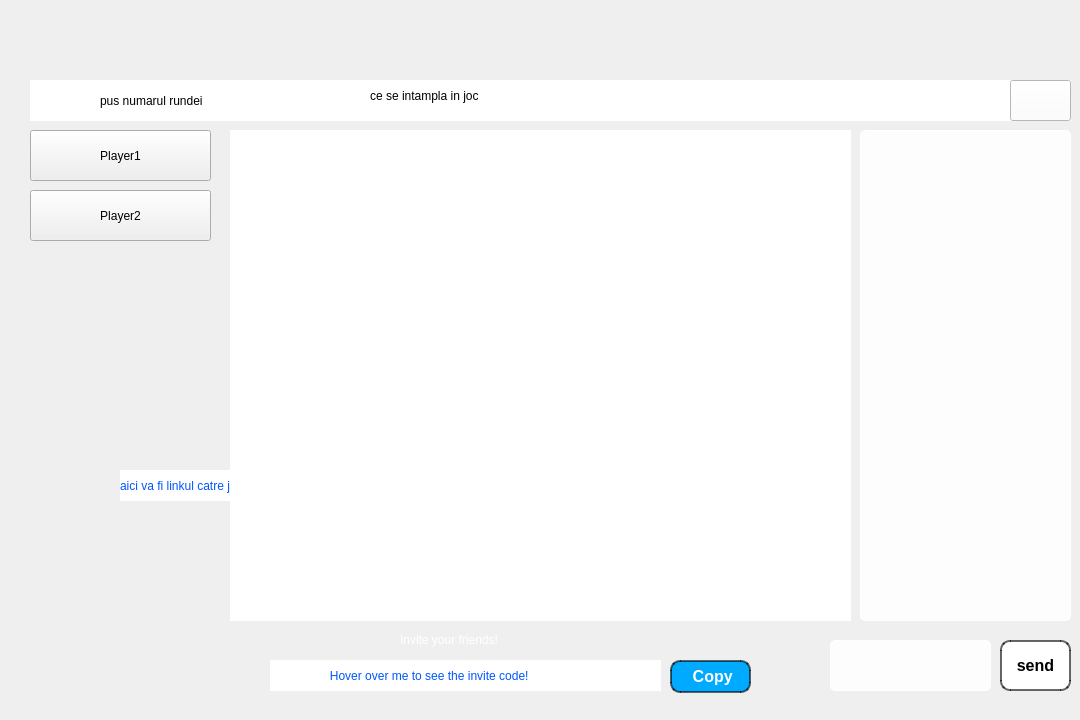
<?xml version="1.0" encoding="UTF-8"?>
<ui version="4.0">
 <class>LobbyClass</class>
 <widget class="QMainWindow" name="LobbyClass">
  <property name="geometry">
   <rect>
    <x>0</x>
    <y>0</y>
    <width>1080</width>
    <height>720</height>
   </rect>
  </property>
  <property name="maximumSize">
   <size>
    <width>1080</width>
    <height>720</height>
   </size>
  </property>
  <property name="windowTitle">
   <string>Lobby</string>
  </property>
  <widget class="QWidget" name="centralWidget">
   <widget class="QLabel" name="background">
    <property name="geometry">
     <rect>
      <x>0</x>
      <y>0</y>
      <width>1080</width>
      <height>720</height>
     </rect>
    </property>
    <property name="styleSheet">
     <string notr="true">background-image: url(:/background/pattern.png);</string>
    </property>
    <property name="text">
     <string/>
    </property>
    <property name="scaledContents">
     <bool>true</bool>
    </property>
   </widget>
   <widget class="QLabel" name="label_2">
    <property name="geometry">
     <rect>
      <x>270</x>
      <y>660</y>
      <width>391</width>
      <height>31</height>
     </rect>
    </property>
    <property name="styleSheet">
     <string notr="true">background-color: rgb(255, 255, 255);
font: 12pt &quot;Segoe UI&quot;;
color: rgb(0, 85, 255);</string>
    </property>
    <property name="text">
     <string>                  Hover over me to see the invite code!</string>
    </property>
   </widget>
   <widget class="QLabel" name="label_4">
    <property name="geometry">
     <rect>
      <x>400</x>
      <y>630</y>
      <width>151</width>
      <height>20</height>
     </rect>
    </property>
    <property name="styleSheet">
     <string notr="true">color: rgb(255, 255, 255);
font: 700 12pt &quot;Segoe UI&quot;;</string>
    </property>
    <property name="text">
     <string>Invite your friends!</string>
    </property>
   </widget>
   <widget class="QLabel" name="label_5">
    <property name="geometry">
     <rect>
      <x>30</x>
      <y>10</y>
      <width>191</width>
      <height>81</height>
     </rect>
    </property>
    <property name="styleSheet">
     <string notr="true">image: url(:/skribbl name/logo.gif);</string>
    </property>
    <property name="text">
     <string/>
    </property>
   </widget>
   <widget class="DrawingWidget" name="drawingArea">
    <property name="geometry">
     <rect>
      <x>230</x>
      <y>130</y>
      <width>621</width>
      <height>491</height>
     </rect>
    </property>
    <property name="styleSheet">
     <string notr="true">background-color: rgb(255, 255, 255);</string>
    </property>
    <property name="text">
     <string/>
    </property>
   </widget>
   <widget class="QLabel" name="label_8">
    <property name="geometry">
     <rect>
      <x>30</x>
      <y>80</y>
      <width>1041</width>
      <height>41</height>
     </rect>
    </property>
    <property name="styleSheet">
     <string notr="true">background-color: rgb(255, 255, 255);</string>
    </property>
    <property name="text">
     <string/>
    </property>
   </widget>
   <widget class="QLabel" name="label_9">
    <property name="geometry">
     <rect>
      <x>20</x>
      <y>80</y>
      <width>71</width>
      <height>41</height>
     </rect>
    </property>
    <property name="styleSheet">
     <string notr="true">image: url(:/clock/clock.gif);</string>
    </property>
    <property name="text">
     <string/>
    </property>
   </widget>
   <widget class="QLabel" name="label_10">
    <property name="geometry">
     <rect>
      <x>100</x>
      <y>80</y>
      <width>111</width>
      <height>41</height>
     </rect>
    </property>
    <property name="text">
     <string>pus numarul rundei</string>
    </property>
   </widget>
   <widget class="QLabel" name="CurrentAction">
    <property name="geometry">
     <rect>
      <x>370</x>
      <y>80</y>
      <width>131</width>
      <height>31</height>
     </rect>
    </property>
    <property name="text">
     <string>ce se intampla in joc</string>
    </property>
   </widget>
   <widget class="QPlainTextEdit" name="chat">
    <property name="geometry">
     <rect>
      <x>860</x>
      <y>130</y>
      <width>211</width>
      <height>491</height>
     </rect>
    </property>
    <property name="styleSheet">
     <string notr="true">QPlainTextEdit {
	background:transparent;
    background-color: rgba(255, 255, 255, 0.9); /* Alb cu transparență pentru a lăsa să se întrevadă fundalul */
    color: rgb(0, 0, 0); /* Textul în culoarea neagră pentru citire ușoară */
    border: 1px solid rgb(255, 255, 255); /* Bordură albă clară */
    border-radius: 5px; /* Margini rotunjite */
    padding: 5px; /* Spațiere internă pentru text */
    font-size: 16px; /* Mărimea fontului adecvată */

}</string>
    </property>
    <property name="inputMethodHints">
     <set>Qt::ImhNoEditMenu|Qt::ImhNoTextHandles</set>
    </property>
    <property name="readOnly">
     <bool>true</bool>
    </property>
   </widget>
   <widget class="QPushButton" name="SendMesageButton">
    <property name="geometry">
     <rect>
      <x>1000</x>
      <y>640</y>
      <width>71</width>
      <height>51</height>
     </rect>
    </property>
    <property name="styleSheet">
     <string notr="true">QPushButton {
background:transparent;
    background-color: rgb(255, 255, 255);
    color: rgb(0, 0, 0); /* text negru */
    border-style: solid;
    border-width: 2px;
    border-radius: 10px; /* colțuri rotunjite */
    border-color: rgba(0, 0, 0, 150);
    padding: 5px;
    font-size: 16px;
    font-weight: bold;
}

QPushButton:hover {
    background-color: rgba(255, 255, 255, 200); /* mai puțin transparent când treci cu mouse-ul peste */
}

QPushButton:pressed {
    background-color: rgba(255, 255, 255, 100); /* mai transparent când este apăsat */
}
</string>
    </property>
    <property name="text">
     <string>send</string>
    </property>
   </widget>
   <widget class="QTextEdit" name="textEdit">
    <property name="geometry">
     <rect>
      <x>830</x>
      <y>640</y>
      <width>161</width>
      <height>51</height>
     </rect>
    </property>
    <property name="styleSheet">
     <string notr="true">QTextEdit {
	background:transparent;
    background-color: rgba(255, 255, 255, 0.9); /* Alb cu transparență pentru a lăsa să se întrevadă fundalul */
    color: rgb(0, 0, 0); /* Textul în culoarea neagră pentru citire ușoară */
    border: 1px solid rgb(255, 255, 255); /* Bordură albă clară */
    border-radius: 5px; /* Margini rotunjite */
    padding: 5px; /* Spațiere internă pentru text */
    font-size: 16px; /* Mărimea fontului adecvată */

}</string>
    </property>
   </widget>
   <widget class="QLabel" name="label_6">
    <property name="geometry">
     <rect>
      <x>120</x>
      <y>470</y>
      <width>391</width>
      <height>31</height>
     </rect>
    </property>
    <property name="styleSheet">
     <string notr="true">background-color: rgb(255, 255, 255);
color: rgb(0, 85, 255);</string>
    </property>
    <property name="text">
     <string>aici va fi linkul catre joc</string>
    </property>
   </widget>
   <widget class="QLabel" name="linkul">
    <property name="geometry">
     <rect>
      <x>270</x>
      <y>660</y>
      <width>391</width>
      <height>31</height>
     </rect>
    </property>
    <property name="styleSheet">
     <string notr="true">background-color: rgb(255, 255, 255);
color: rgb(0, 85, 255);</string>
    </property>
    <property name="text">
     <string>the invite code should be placed here</string>
    </property>
   </widget>
   <widget class="QPushButton" name="SettingsButton">
    <property name="geometry">
     <rect>
      <x>1010</x>
      <y>80</y>
      <width>61</width>
      <height>41</height>
     </rect>
    </property>
    <property name="styleSheet">
     <string notr="true">image: url(:/settings/settings.gif);
background-color: rgb(255, 255, 255);</string>
    </property>
    <property name="text">
     <string/>
    </property>
   </widget>
   <widget class="QPushButton" name="Chat">
    <property name="geometry">
     <rect>
      <x>30</x>
      <y>130</y>
      <width>181</width>
      <height>51</height>
     </rect>
    </property>
    <property name="text">
     <string>Player1</string>
    </property>
   </widget>
   <widget class="QPushButton" name="pushButton_4">
    <property name="geometry">
     <rect>
      <x>30</x>
      <y>190</y>
      <width>181</width>
      <height>51</height>
     </rect>
    </property>
    <property name="text">
     <string>Player2</string>
    </property>
   </widget>
   <widget class="QPushButton" name="CopLink">
    <property name="geometry">
     <rect>
      <x>670</x>
      <y>660</y>
      <width>81</width>
      <height>33</height>
     </rect>
    </property>
    <property name="styleSheet">
     <string notr="true">QPushButton {
background:transparent;
background-color: rgb(0, 170, 255);
    color: rgb(255, 255, 255);
    border-style: solid;
    border-width: 2px;
    border-radius: 10px; /* colțuri rotunjite */
    border-color: rgba(0, 0, 0, 150);
    padding: 5px;
    font-size: 16px;
    font-weight: bold;
}

QPushButton:hover {
    background-color: rgba(255, 255, 255, 200); /* mai puțin transparent când treci cu mouse-ul peste */
}

QPushButton:pressed {
    background-color: rgba(255, 255, 255, 100); /* mai transparent când este apăsat */
}
</string>
    </property>
    <property name="text">
     <string> Copy</string>
    </property>
   </widget>
   <zorder>label_6</zorder>
   <zorder>background</zorder>
   <zorder>label_4</zorder>
   <zorder>label_5</zorder>
   <zorder>drawingArea</zorder>
   <zorder>label_8</zorder>
   <zorder>label_10</zorder>
   <zorder>CurrentAction</zorder>
   <zorder>chat</zorder>
   <zorder>SendMesageButton</zorder>
   <zorder>label_9</zorder>
   <zorder>textEdit</zorder>
   <zorder>linkul</zorder>
   <zorder>SettingsButton</zorder>
   <zorder>Chat</zorder>
   <zorder>pushButton_4</zorder>
   <zorder>CopLink</zorder>
   <zorder>label_2</zorder>
  </widget>
 </widget>
 <layoutdefault spacing="6" margin="11"/>
 <customwidgets>
  <customwidget>
   <class>DrawingWidget</class>
   <extends>QLabel</extends>
   <header>DrawingWidget.h</header>
  </customwidget>
 </customwidgets>
 <resources>
  <include location="background.qrc"/>
  <include location="settings.qrc"/>
  <include location="clock.qrc"/>
  <include location="skribbl name.qrc"/>
 </resources>
 <connections/>
</ui>
